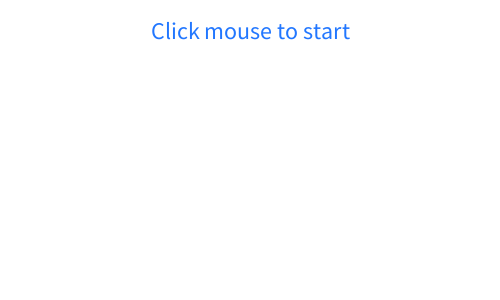
Frame 1 (no input)
Frame 60 (the mouse pressed at the canvas centre just before this capture): identical to frame 1, image omitted
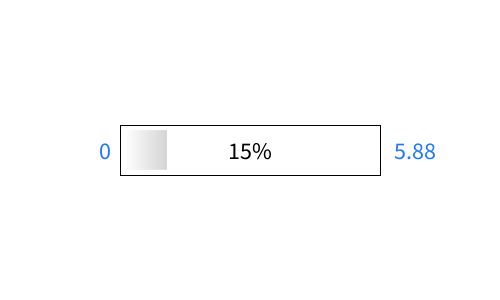
Frame 120 (the mouse held since frame 60 and released just before this capture)

The Processing sketch that drew these frames (run headless with seeded random() and noise(); from frame 60 on, the mouse is pressed at the canvas centre):

// Processing sketch: ProgressBar
// ── ProgressBar.pde
float totalTime;
int startTime;
int barMaxWidth, barHeight;
int MIN_HEIGHT = 40;
int MARGIN = 5;

int mode = 2;
int modeNb = 5;
color messageColor = #2277FF;

boolean showProgress;
boolean paused;
int pauseTime;

void setup()
{
  size(500, 300);
  smooth();
  textAlign(CENTER, CENTER);
  textSize(24);
  
  barMaxWidth = width / 2;
  barHeight = height / 10;
  if (barHeight < MIN_HEIGHT)
  {
    barHeight = MIN_HEIGHT;
  }
}
 
void draw()
{
  background(255);
  if (!showProgress)
  {
    // Show instructions
    fill(messageColor);
    text("Click mouse to start", width / 2, 30);
    return; // Keep screen white
  }
  
  drawBox();
  drawProgressBar();
  showProgress();
} 

// Draw the box surrounding the progress bar
void drawBox()
{
  rectMode(CENTER);
  int boxWidth = barMaxWidth + 2 * MARGIN;
  int boxHeight = barHeight + 2 * MARGIN;
  noFill();
  stroke(0);
  strokeWeight(1);
  rect(width / 2, height / 2, boxWidth, boxHeight);
}

// Draw the progress bar itself
void drawProgressBar()
{
  // Length of the bar, depending on the current time and total time
  int progress = int(constrain(
      map(millis(), startTime, totalTime + startTime, 0, barMaxWidth), 
      0, barMaxWidth));
  int left = (width - barMaxWidth) / 2;
  int top = (height - barHeight) / 2;
  if (mode == 0)
  {
    fill(int(map(progress, 0, barMaxWidth, 255, 0)));
    noStroke();
    rectMode(CORNER);
    rect(left, top, progress, barHeight);
  }
  else if (mode == 1)
  {
    for (int i = 0; i < progress; i++)
    {
      stroke(int(map(i, 0, progress, 255, 0)));
      line(left + i, top, left + i, top + barHeight - 1);
    }
  }
  else if (mode == 2)
  {
    for (int i = 0; i < progress; i++)
    {
      stroke(int(map(i, 0, barMaxWidth, 255, 0)));
      line(left + i, top, left + i, top + barHeight - 1);
    }
  }
  else if (mode == 3)
  {
    for (int i = 0; i < progress; i++)
    {
      stroke(128, int(map(i, 0, barMaxWidth, 0, 255)), int(map(i, 0, progress, 0, 255)));
      line(left + i, top, left + i, top + barHeight - 1);
    }
  }
  else if (mode == 4)
  {
    for (int i = 0; i < barHeight; i++)
    {
      stroke(int(map(i, 0, barHeight, 255, 0)));
      line(left, top + i, left + progress, top + i);
    }
  }
}

// Show the amount of progress in the middle text
void showProgress()
{
  String message;
  int currentTime = millis();
  if (currentTime - startTime <= totalTime)
  {
    int progress = int(100 * (currentTime - startTime) / totalTime);
    message = (progress / 5 * 5) + "%";
    fill(0);
  }
  else
  {
    message = "100% Done!";
    fill(255);
  }
  text(message, width / 2, height / 2);
  
  fill(messageColor);
  text("0", width / 2 - barMaxWidth / 2 - MARGIN * 4, height / 2);
  text(nf(totalTime / 1000, 1, 2), width / 2 + barMaxWidth / 2 + MARGIN * 8, height / 2);
}

// Start or restart the progress of the bar
void startProgress()
{
  // We start to display the progress bar
  showProgress = true;
  // Stop pause if we were in this state
  paused = false;
  loop();
  // We note the starting time
  startTime = millis();
  // And we draw a total duration, 2 to 8 seconds
  totalTime = random(2000, 8000);
}

void keyPressed()
{
  if (key == 'p') // Pause / restart toggle
  {
    if (!paused)
    {
      // Pause
      noLoop();
      // Remember at which amount we were
      pauseTime = millis() - startTime;
    }
    else
    {
      // Resume
      loop();
      // And restore the previous amount of progress
      startTime = millis() - pauseTime;
    }
    // Toggle the state
    paused = !paused;
  }
  else if (key >= '0' && key < '0' + modeNb)
  {
    mode = key - '0';
  }
  else
  {
    startProgress();
  }
}
void mousePressed()
{
  startProgress();
}
